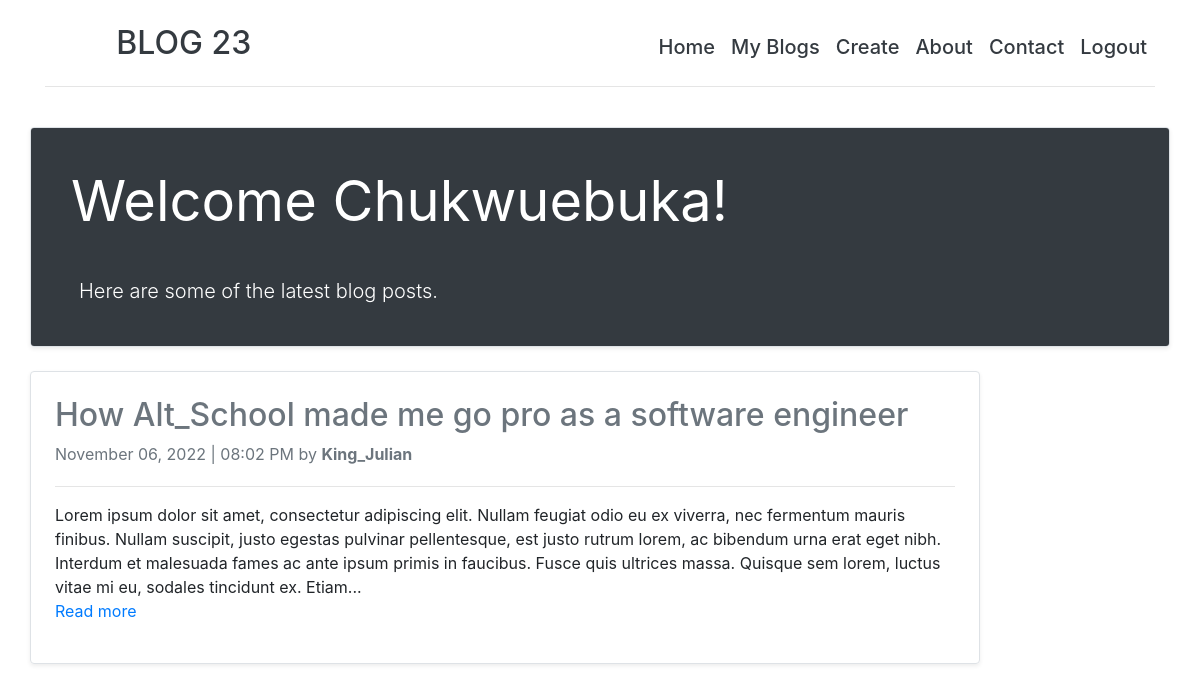
/my_blogs (signed in), run on an earlier commit of the app's database.
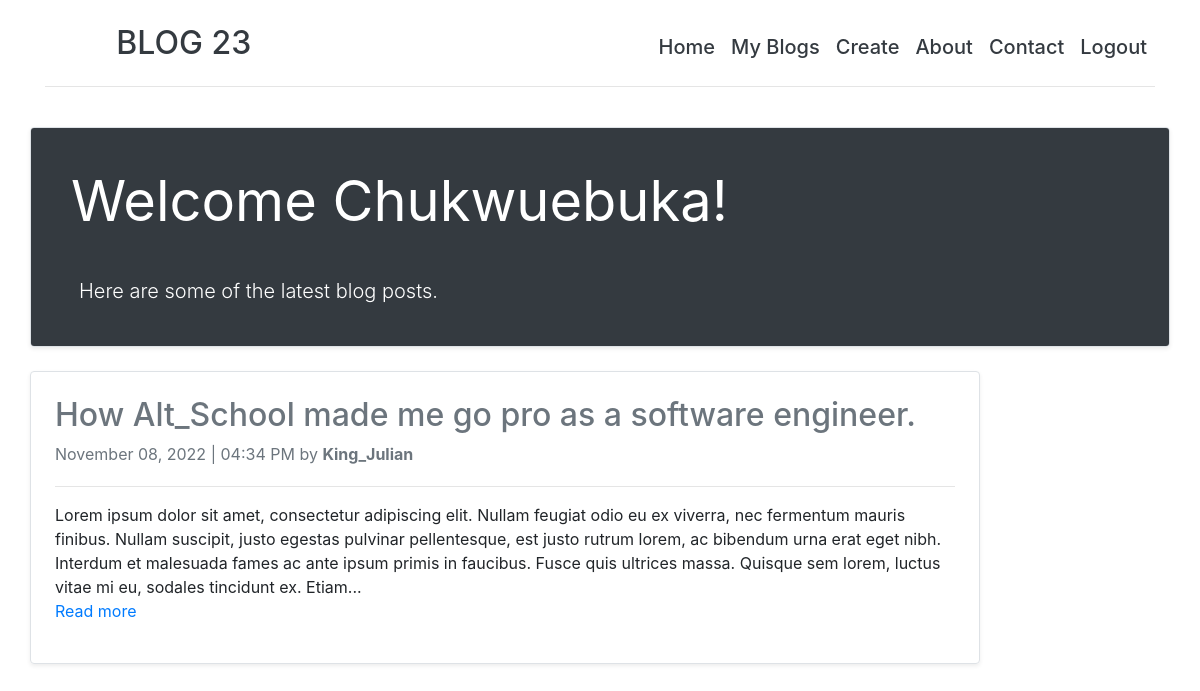
And on a later commit of the database.
### blog.py (models this page shows)
class Blog(db.Model, UserMixin):
    id = db.Column(db.Integer, primary_key=True)
    title = db.Column(db.String(100), nullable=False)
    post = db.Column(db.Text, nullable=False)
    author = db.Column(db.String(50), nullable=False)
    date_created = db.Column(db.DateTime, default=datetime.now(), nullable=False)

### blog.py (the view)
@app.route('/my_blogs', methods=['GET'])
@login_required
def my_blogs():
    blog = Blog.query.order_by(Blog.date_created.desc()).filter_by(author=current_user.username).all()
    return render_template('my_blogs.html', blog=blog)

### blog.py (called while the page is built)
@login_manager.user_loader
def user_loader(id):
    return User.query.get(int(id))

### templates/my_blogs.html (shortened to what this page needs)
{% extends 'base.html' %}
{% block content %}
<div class="row g-0 border rounded overflow-hidden flex-md-row mb-4 shadow-sm h-md-250 position-relative">
    <div class="col p-4 d-flex bg-dark flex-column position-static">
        <h1 class="display-4 text-white fst-italic p-3"><strong>Welcome {{ current_user.first_name }}!</strong></h1>
        <p class="lead pl-4 text-white my-3">Here are some of the latest blog posts.</p>
    </div>
</div>
{% for post in blog %}
<div class="row mb-2">
    <div class="col-md-10">
        <div class="row g-0 border rounded overflow-hidden flex-md-row mb-4 shadow-sm h-md-250 position-relative">
            <div class="col p-4 d-flex flex-column position-static">
                <a class="text-secondary" href="{{url_for('post_details', id=post.id)}}"><h2>{{ post.title }}</h2></a>
                <div class="mb-1 text-muted">{{post.date_created.strftime('%B %d, %Y')}} <span> | </span> {{post.date_created.strftime('%I:%M %p')}} by <strong>{{post.author}}</strong></div>
                <hr width="100%">
                <p class="card-text mb-auto">{{post.post | truncate(400)}}</p>
                <p><a href="{{url_for('post_details', id=post.id)}}" class="stretched-link">Read more</a></p>
            </div>
        </div>
    </div>
</div>
{% endfor %}
{% endblock content %}

What changed in the data, as far as the page shows it:
changed Blog "King_Julian": title "How Alt_School made me go pro as a software engineer" → "How Alt_School made me go pro as a software engineer."; date_created "November 06, 2022" → "November 08, 2022"; date_created "08:02 PM" → "04:34 PM"
